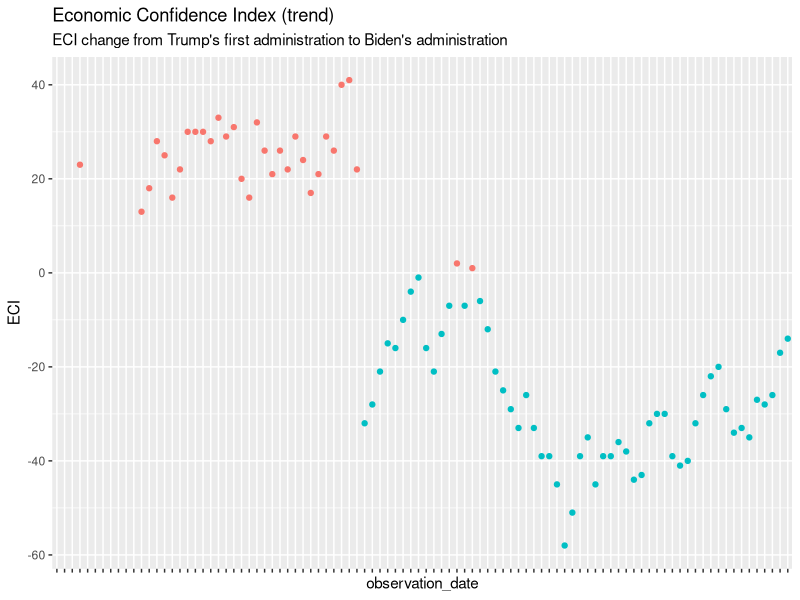
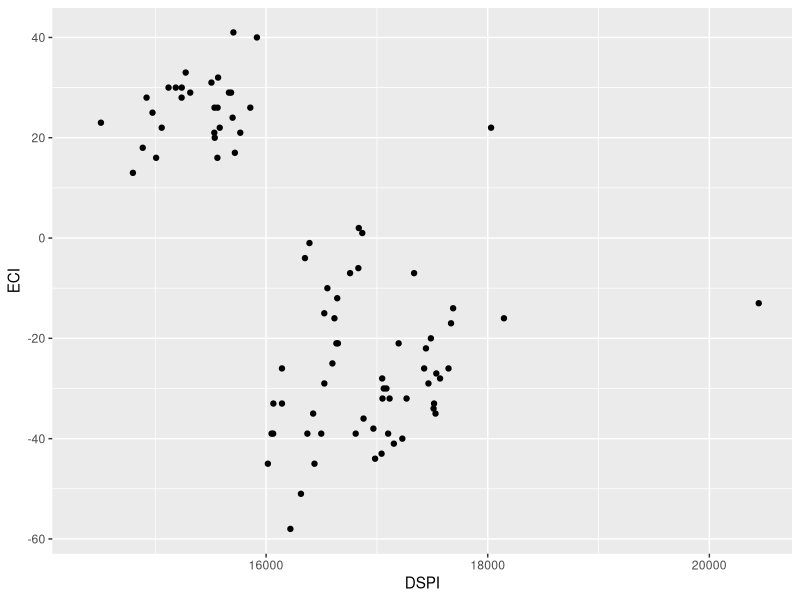
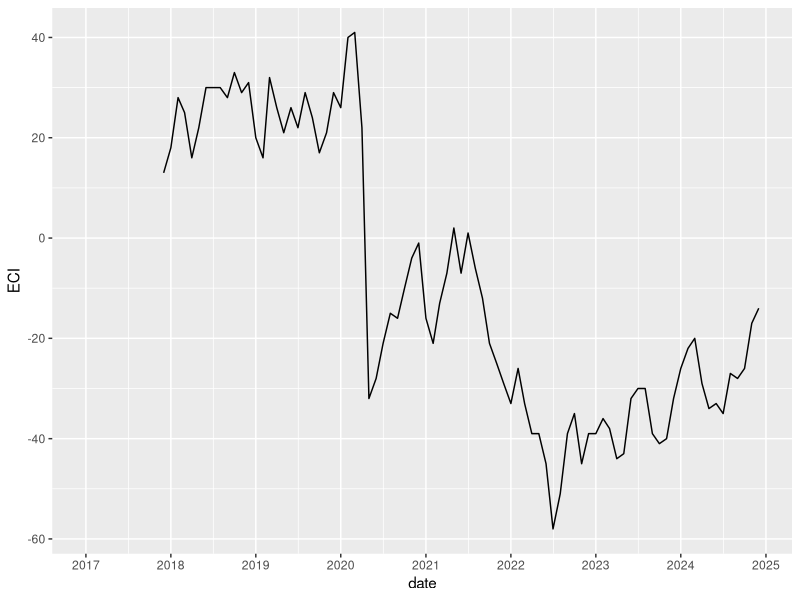
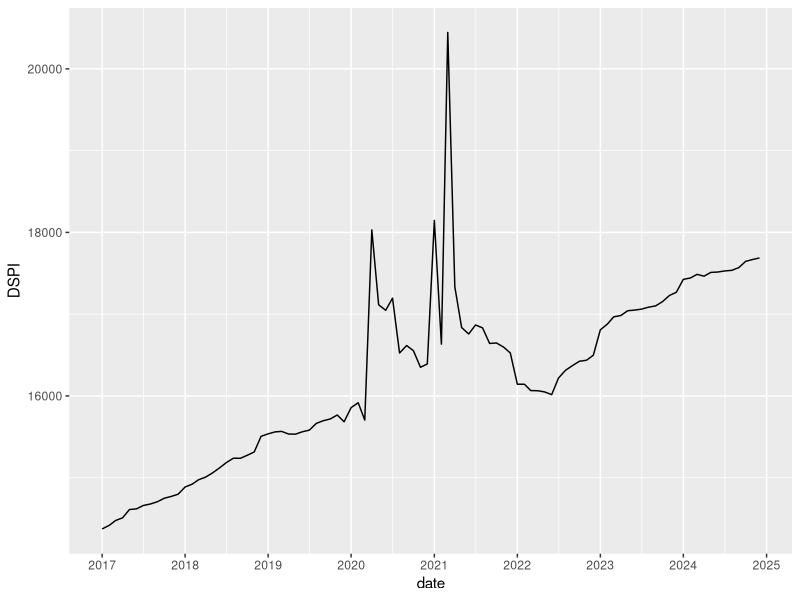
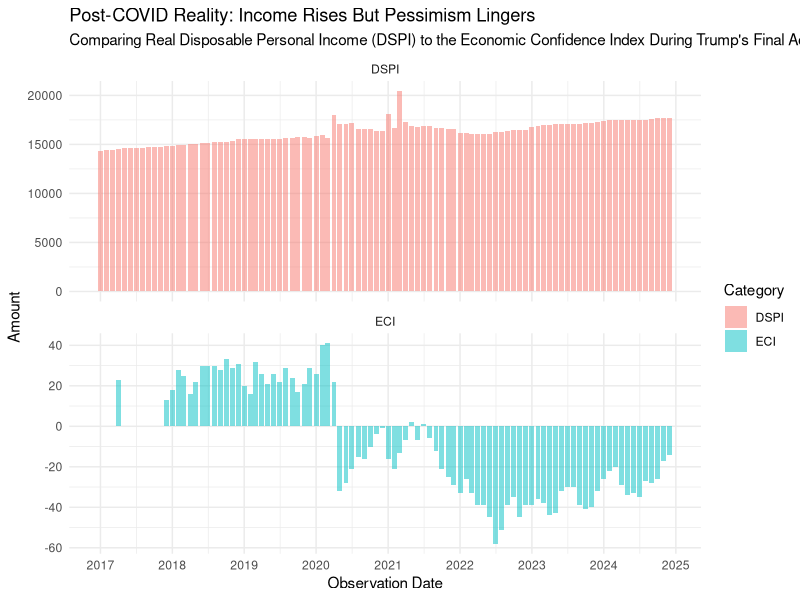

The R source for these figures, in order: (Note: this script raises an error after producing the figures.)
# in one chart plot 
# install a package
install.packages("tidyverse")

# import 
require("readr")
require("ggplot2")

# set working directory
setwd("~/Documents/r-studio/in_one_chart")

ECI = read.csv('DSPI(U.S. Bureau of Economic Analysi) - DSPI.csv')

remove.packages("ggplot2") # Unisntall ggplot
install.packages("ggplot2") # Install it again
require(ggplot2)

# ECI plot
ggplot(ECI) +
  aes(x = observation_date, y = ECI, color = ifelse(ECI > 0, "green", "red")) +
  geom_point() +
  theme(axis.text.x=element_blank(),
        legend.position = "none") +
  labs(title = 'Economic Confidence Index (trend)', 
       subtitle = "ECI change from Trump's first administration to Biden's administration")

ggplot(ECI) +
  aes(x=DSPI, y=ECI) +
  geom_point()

# convert char to date
ECI$date = as.Date(ECI$observation_date)
  
ggplot(ECI) +
  aes(x=date,y=ECI,group=1)+
  geom_line() +
  scale_x_date(date_breaks = "1 year",date_labels = "%Y")

# combined chart
ggplot(ECI) +
  aes(x=date,y=DSPI,group=1)+
  geom_line() +
  scale_x_date(date_breaks = "1 year",date_labels = "%Y")

# DSPI plot
# 1. Reshape the data to long format
library(dplyr)
df <- ECI %>%
  select(date, DSPI,ECI)

# wide to long
install.packages("tidyr")
require('tidyr')
df_long <- df %>%
  pivot_longer(cols = c(DSPI, ECI), 
               names_to = "Category", 
               values_to = "Amount")

# Create the combined chart
ggplot(df_long, aes(x = date, y = Amount, fill = Category)) +
  geom_bar(stat = "identity",alpha = 0.5) +  
  labs(title = "Post-COVID Reality: Income Rises But Pessimism Lingers",
       subtitle = "Comparing Real Disposable Personal Income (DSPI) to the Economic Confidence Index During Trump's Final Administration and Biden's Administration",
       x = "Observation Date",
       y = "Amount") +
  facet_wrap(~Category,ncol=1,scales='free_y') +
  theme_minimal() +
  scale_x_date(date_breaks = "1 year",date_labels = "%Y")

#adMINISTRATION
presidents <- data.frame(
  xmin = as.Date(c("2017-01-20", "2021-01-20")),
  xmax = as.Date(c("2021-01-19", "2024-12-31")),
  ymin = -Inf,
  ymax = Inf,
  president = factor(c("Trump", "Biden")) # This will be used for the legend
)

# another type
chart <- ggplot(df_long,aes(x = date, y = Amount)) +
  geom_rect(data = presidents, aes(xmin = xmin, xmax = xmax, ymin = ymin, ymax = ymax, fill = president), 
            alpha = 0.2, inherit.aes = FALSE) +
  geom_bar(data = subset(df_long, Category != "ECI"), 
           stat = "identity", 
           alpha = 0.5,
           show.legend = FALSE) +  
  geom_line(data = subset(df_long, Category == "ECI"), 
            aes(color = Category), 
            size = 1,
            show.legend = FALSE) +
  geom_hline(data = data.frame(yintercept = 0, Category = "ECI"),
             linetype = "dotted",
             yintercept = 0, 
             color = "red", 
             linewidth = .8,
             alpha = ifelse(Category == "DSPI", 0, 0.6)) +
  labs(title = "Post-COVID Reality: Income Rises But Pessimism Lingers",
       subtitle = "Comparing Real Disposable Personal Income (DSPI) to the Economic 
       Confidence Index During Trump's Last Administration and Biden's Administration",
       fill = "Presidency",
       x = NULL,
       y = NULL) +
  facet_wrap(~Category, ncol = 1, scales = 'free_y') +
  theme_minimal() +
  scale_x_date(date_breaks = "1 year", date_labels = "%Y") +
  scale_fill_manual(values = c("Trump" = "lightcoral", "Biden" = "lightblue")) +
  theme(legend.position = "bottom",
        plot.title = element_text(hjust = 0.5, size = 14, face = "bold"),
        plot.subtitle = element_text(hjust = 0.5, size = 12)) +
  annotate("text", x = 2020-03-01:2020-04-01, y = 25, 
           label = "First lockdown on March 16th in US",
           parse=TRUE)

chart

ggsave("In_One_Chart.png")
